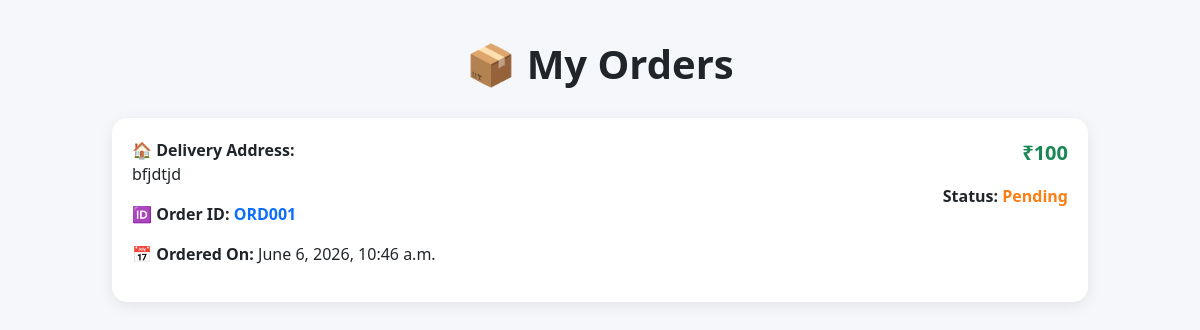
Screenshot of /orders/history/ (signed in) with the database file from the repository.
### orders/models.py (models this page shows, shortened)
class Order(models.Model):
    user = models.ForeignKey(
        User,
        on_delete=models.CASCADE
    )
    address = models.TextField()
    total_price = models.IntegerField()
    created_at = models.DateTimeField(
        auto_now_add=True
    )
    order_id = models.CharField(
    max_length=20,
    default='ORD001'
)
    status = models.CharField(
    max_length=20,
    default='Pending'
)

### orders/views.py (the view)
# urls.py: path('history/', views.order_history, name='history'),
def order_history(request):
    if not request.user.is_authenticated:
        return redirect('/accounts/login')
    orders = Order.objects.filter(
        user=request.user
    )
    return render(
        request,
        'orders/history.html',
        {'orders': orders}
    )

### orders/templates/orders/history.html (shortened to what this page needs)
<!DOCTYPE html>
<html lang="en">
<head>
    <link href="https://cdn.jsdelivr.net/npm/bootstrap@5.3.3/dist/css/bootstrap.min.css" rel="stylesheet">
</head>
<body>
<div class="container orders-container">
    <h1 class="page-title">
        📦 My Orders
    </h1>
    {% if orders %}
        {% for order in orders %}
        <div class="order-card">
            <div class="row">
                <div class="col-md-8">
                    <p>
                        <span class="label">🏠 Delivery Address:</span><br>
                        {{ order.address }}
                    </p>
                    <p>
                        <span class="label">🆔 Order ID:</span>
                        <span class="order-id">
                            {{ order.order_id }}
                        </span>
                    </p>
                    <p>
                        <span class="label">📅 Ordered On:</span>
                        {{ order.created_at }}
                    </p>
                </div>
                <div class="col-md-4 text-md-end">
                    <p class="total-price">
                        ₹{{ order.total_price }}
                    </p>
                    <p>
                        <span class="label">Status:</span>
                        <span class="status
                        {% if order.status == 'Delivered' %}
                            status-delivered
                        {% elif order.status == 'Cancelled' %}
                            status-cancelled
                        {% else %}
                            status-pending
                        {% endif %}
                        ">
                            {{ order.status }}
                        </span>
                    </p>
                </div>
            </div>
        </div>
        {% endfor %}
    {% endif %}
</div>
</body>
</html>

### orders/templates/orders/history.html (style rules this page uses)
body { background:#f5f7fa; }
.orders-container { max-width:1000px; margin:40px auto; }
.order-card { background:white; border-radius:15px; padding:20px; margin-bottom:20px; box-shadow:0 4px 15px rgba(0,0,0,0.08); transition:0.3s; }
.page-title { text-align:center; font-weight:700; margin-bottom:30px; }
.order-id { color:#0d6efd; font-weight:bold; }
.total-price { color:#198754; font-size:20px; font-weight:bold; }
.status { font-weight:bold; }
.status-pending { color:#fd7e14; }
.label { font-weight:600; }

### rows the page displays
Order: address "bfjdtjd", order_id "ORD001", created_at "June 6, 2026, 10:46 a.m.", total_price "100", status "Pending"
